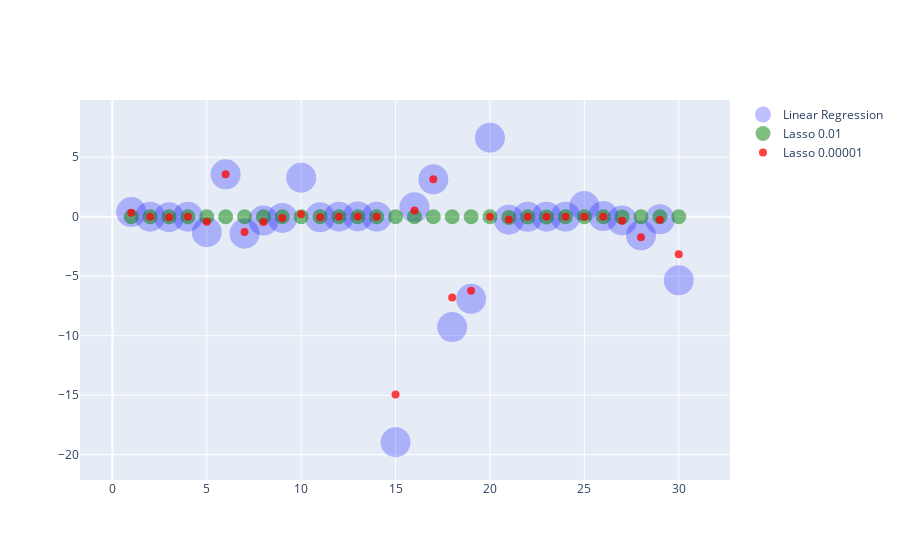

Write notebook code for a chart like this one.
### Code cell
numcoef = len(lr.coef_)
LassoFig = go.Figure()

LassoFig = LassoFig.add_trace(go.Scatter(x=np.linspace(1, numcoef, numcoef), 
                         y=lr.coef_, 
                         name='Linear Regression',
                         mode='markers',
                         marker=dict(color='blue', opacity=0.25, size=30)))

LassoFig = LassoFig.add_trace(go.Scatter(x=np.linspace(1, numcoef, numcoef), 
                         y=lasso001.coef_, 
                         name='Lasso 0.01',
                         mode='markers',
                         marker=dict(color='green', opacity=0.5, size=15))) 

LassoFig = LassoFig.add_trace(go.Scatter(x=np.linspace(1, numcoef, numcoef), 
                         y=lasso000001.coef_, 
                         name='Lasso 0.00001',
                         mode='markers',
                         marker=dict(color='red', opacity=0.75, size=8)))

LassoFig.show()

### Figure 1 — Plotly figure (JSON) as saved in the notebook; plotly's stock layout.template omitted (floating-point values rounded to 4 significant figures)
{"data": [{"marker": {"color": "blue", "opacity": 0.25, "size": 30}, "mode": "markers", "name": "Linear Regression", "type": "scatter", "x": [1, 2, 3, 4, 5, 6, 7, 8, 9, 10, 11, 12, 13, 14, 15, 16, 17, 18, 19, 20, 21, 22, 23, 24, 25, 26, 27, 28, 29, 30], "y": [0.3873, -0.001406, -0.04129, -0.0005679, -1.307, 3.563, -1.428, -0.3253, -0.1048, 3.273, -0.04819, -0.003872, 0.02018, -0.000471, -18.95, 0.7884, 3.144, -9.272, -6.905, 6.636, -0.2492, -0.007926, 0.00501, 0.001121, 0.8999, 0.05793, -0.3111, -1.574, -0.2222, -5.343]}, {"marker": {"color": "green", "opacity": 0.5, "size": 15}, "mode": "markers", "name": "Lasso 0.01", "type": "scatter", "x": [1, 2, 3, 4, 5, 6, 7, 8, 9, 10, 11, 12, 13, 14, 15, 16, 17, 18, 19, 20, 21, 22, 23, 24, 25, 26, 27, 28, 29, 30], "y": [0, 0.001985, -0.001287, 0.0005143, 0, 0, 0, 0, 0, 0, 0, 0, 0, -0.001076, 0, 0, 0, 0, 0, 0, -0.06133, -0.0138, -0.01581, 0.0006798, 0, 0, -0.01804, 0, 0, 0]}, {"marker": {"color": "red", "opacity": 0.75, "size": 8}, "mode": "markers", "name": "Lasso 0.00001", "type": "scatter", "x": [1, 2, 3, 4, 5, 6, 7, 8, 9, 10, 11, 12, 13, 14, 15, 16, 17, 18, 19, 20, 21, 22, 23, 24, 25, 26, 27, 28, 29, 30], "y": [0.3424, -0.00357, -0.03662, -0.0004804, -0.4302, 3.571, -1.285, -0.4484, -0.1109, 0.2109, -0.03817, -0.01021, 0.0126, -0.0003894, -14.94, 0.5272, 3.15, -6.799, -6.232, 0, -0.24, -0.00621, 0.005128, 0.001076, 0, 0, -0.3488, -1.733, -0.2601, -3.164]}], "layout": {}}
